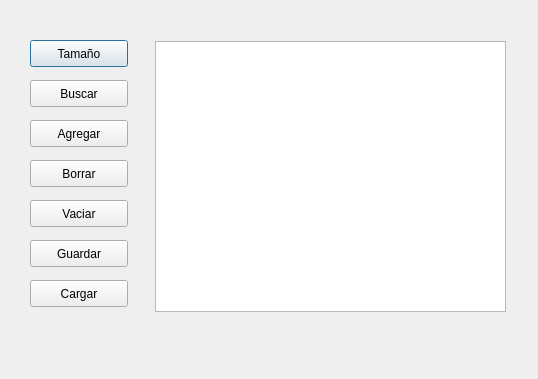
<?xml version="1.0" encoding="UTF-8"?>
<ui version="4.0">
 <class>Dialog</class>
 <widget class="QDialog" name="Dialog">
  <property name="geometry">
   <rect>
    <x>0</x>
    <y>0</y>
    <width>538</width>
    <height>379</height>
   </rect>
  </property>
  <property name="minimumSize">
   <size>
    <width>538</width>
    <height>379</height>
   </size>
  </property>
  <property name="maximumSize">
   <size>
    <width>538</width>
    <height>379</height>
   </size>
  </property>
  <property name="windowTitle">
   <string>Diccionario</string>
  </property>
  <property name="windowIcon">
   <iconset>
    <normaloff>../img/icon.jpg</normaloff>../img/icon.jpg</iconset>
  </property>
  <widget class="QPushButton" name="btnLength">
   <property name="geometry">
    <rect>
     <x>30</x>
     <y>40</y>
     <width>98</width>
     <height>27</height>
    </rect>
   </property>
   <property name="text">
    <string>Tamaño</string>
   </property>
  </widget>
  <widget class="QPushButton" name="btnSearch">
   <property name="geometry">
    <rect>
     <x>30</x>
     <y>80</y>
     <width>98</width>
     <height>27</height>
    </rect>
   </property>
   <property name="text">
    <string>Buscar</string>
   </property>
  </widget>
  <widget class="QPushButton" name="btnAdd">
   <property name="geometry">
    <rect>
     <x>30</x>
     <y>120</y>
     <width>98</width>
     <height>27</height>
    </rect>
   </property>
   <property name="text">
    <string>Agregar</string>
   </property>
  </widget>
  <widget class="QPushButton" name="btnEmpty">
   <property name="geometry">
    <rect>
     <x>30</x>
     <y>200</y>
     <width>98</width>
     <height>27</height>
    </rect>
   </property>
   <property name="text">
    <string>Vaciar</string>
   </property>
  </widget>
  <widget class="QPushButton" name="btnDelete">
   <property name="geometry">
    <rect>
     <x>30</x>
     <y>160</y>
     <width>98</width>
     <height>27</height>
    </rect>
   </property>
   <property name="text">
    <string>Borrar</string>
   </property>
  </widget>
  <widget class="QPushButton" name="btnLoad">
   <property name="geometry">
    <rect>
     <x>30</x>
     <y>280</y>
     <width>98</width>
     <height>27</height>
    </rect>
   </property>
   <property name="text">
    <string>Cargar</string>
   </property>
  </widget>
  <widget class="QPushButton" name="btnSave">
   <property name="geometry">
    <rect>
     <x>30</x>
     <y>240</y>
     <width>98</width>
     <height>27</height>
    </rect>
   </property>
   <property name="text">
    <string>Guardar</string>
   </property>
  </widget>
  <widget class="QTableWidget" name="tableWidget">
   <property name="geometry">
    <rect>
     <x>155</x>
     <y>41</y>
     <width>351</width>
     <height>271</height>
    </rect>
   </property>
  </widget>
  <widget class="QLabel" name="length">
   <property name="geometry">
    <rect>
     <x>150</x>
     <y>330</y>
     <width>381</width>
     <height>31</height>
    </rect>
   </property>
   <property name="font">
    <font>
     <pointsize>11</pointsize>
     <weight>75</weight>
     <bold>true</bold>
    </font>
   </property>
   <property name="text">
    <string/>
   </property>
  </widget>
 </widget>
 <resources/>
 <connections/>
</ui>
